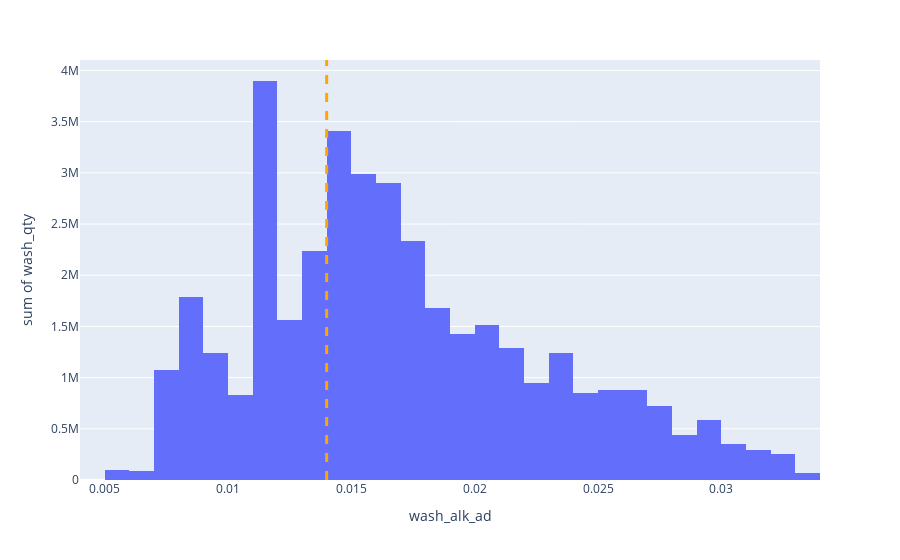

Write notebook code for a chart like this one.
### Code cell
fig = px.histogram(df_hcv, x="wash_alk_ad", y="wash_qty", histfunc="sum", nbins=50)
fig.add_vline(x=0.014, line_width=3, line_dash="dash", line_color="orange")
fig.show(0)

### Figure 1 — Plotly figure (JSON) as saved in the notebook; plotly's stock layout.template omitted (floating-point values rounded to 4 significant figures; data arrays with more than 128 entries replaced by an {"elided": "..."} marker saying what was removed)
{"data": [{"alignmentgroup": "True", "bingroup": "x", "histfunc": "sum", "hovertemplate": "wash_alk_ad=%{x}<br>sum of wash_qty=%{y}<extra></extra>", "legendgroup": "", "marker": {"color": "#636efa", "pattern": {"shape": ""}}, "name": "", "nbinsx": 50, "offsetgroup": "", "orientation": "v", "showlegend": false, "type": "histogram", "x": {"elided": "6932 float values"}, "xaxis": "x", "y": {"elided": "6932 float values"}, "yaxis": "y"}], "layout": {"barmode": "relative", "legend": {"tracegroupgap": 0}, "margin": {"t": 60}, "shapes": [{"line": {"color": "orange", "dash": "dash", "width": 3}, "type": "line", "x0": 0.014, "x1": 0.014, "xref": "x", "y0": 0, "y1": 1, "yref": "y domain"}], "xaxis": {"anchor": "y", "domain": [0, 1], "title": {"text": "wash_alk_ad"}}, "yaxis": {"anchor": "x", "domain": [0, 1], "title": {"text": "sum of wash_qty"}}}}
